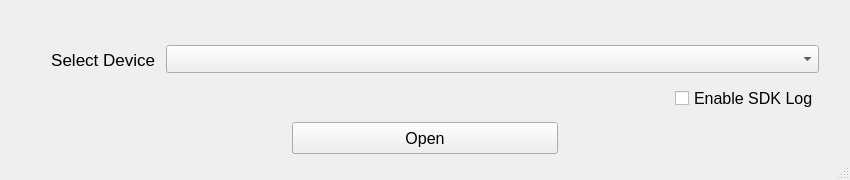
<?xml version="1.0" encoding="UTF-8"?>
<ui version="4.0">
 <class>MainWindow</class>
 <widget class="QMainWindow" name="MainWindow">
  <property name="geometry">
   <rect>
    <x>0</x>
    <y>0</y>
    <width>850</width>
    <height>180</height>
   </rect>
  </property>
  <property name="sizePolicy">
   <sizepolicy hsizetype="Fixed" vsizetype="Fixed">
    <horstretch>1</horstretch>
    <verstretch>1</verstretch>
   </sizepolicy>
  </property>
  <property name="minimumSize">
   <size>
    <width>850</width>
    <height>180</height>
   </size>
  </property>
  <property name="maximumSize">
   <size>
    <width>850</width>
    <height>180</height>
   </size>
  </property>
  <property name="windowTitle">
   <string>MainWindow</string>
  </property>
  <widget class="QWidget" name="centralWidget">
   <property name="enabled">
    <bool>true</bool>
   </property>
   <property name="sizePolicy">
    <sizepolicy hsizetype="Fixed" vsizetype="Fixed">
     <horstretch>0</horstretch>
     <verstretch>0</verstretch>
    </sizepolicy>
   </property>
   <property name="minimumSize">
    <size>
     <width>850</width>
     <height>0</height>
    </size>
   </property>
   <property name="maximumSize">
    <size>
     <width>850</width>
     <height>16777215</height>
    </size>
   </property>
   <widget class="QWidget" name="verticalWidget" native="true">
    <property name="geometry">
     <rect>
      <x>0</x>
      <y>0</y>
      <width>850</width>
      <height>160</height>
     </rect>
    </property>
    <property name="minimumSize">
     <size>
      <width>850</width>
      <height>0</height>
     </size>
    </property>
    <property name="maximumSize">
     <size>
      <width>850</width>
      <height>160</height>
     </size>
    </property>
    <layout class="QVBoxLayout" name="verticalLayout">
     <property name="spacing">
      <number>0</number>
     </property>
     <property name="topMargin">
      <number>40</number>
     </property>
     <property name="bottomMargin">
      <number>1</number>
     </property>
     <item>
      <widget class="QWidget" name="" native="true">
       <property name="sizePolicy">
        <sizepolicy hsizetype="Fixed" vsizetype="Preferred">
         <horstretch>0</horstretch>
         <verstretch>0</verstretch>
        </sizepolicy>
       </property>
       <property name="minimumSize">
        <size>
         <width>848</width>
         <height>39</height>
        </size>
       </property>
       <property name="maximumSize">
        <size>
         <width>848</width>
         <height>39</height>
        </size>
       </property>
       <layout class="QHBoxLayout" name="horizontalLayout">
        <property name="spacing">
         <number>6</number>
        </property>
        <property name="leftMargin">
         <number>40</number>
        </property>
        <property name="topMargin">
         <number>0</number>
        </property>
        <property name="rightMargin">
         <number>40</number>
        </property>
        <property name="bottomMargin">
         <number>0</number>
        </property>
        <item>
         <widget class="QLabel" name="select_device_label">
          <property name="sizePolicy">
           <sizepolicy hsizetype="Fixed" vsizetype="Preferred">
            <horstretch>0</horstretch>
            <verstretch>0</verstretch>
           </sizepolicy>
          </property>
          <property name="font">
           <font>
            <pointsize>13</pointsize>
           </font>
          </property>
          <property name="text">
           <string>Select Device </string>
          </property>
          <property name="alignment">
           <set>Qt::AlignCenter</set>
          </property>
         </widget>
        </item>
        <item>
         <widget class="QComboBox" name="device_comboBox">
          <property name="sizePolicy">
           <sizepolicy hsizetype="Preferred" vsizetype="Fixed">
            <horstretch>0</horstretch>
            <verstretch>0</verstretch>
           </sizepolicy>
          </property>
          <property name="font">
           <font>
            <pointsize>13</pointsize>
           </font>
          </property>
          <property name="layoutDirection">
           <enum>Qt::LeftToRight</enum>
          </property>
         </widget>
        </item>
       </layout>
      </widget>
     </item>
     <item>
      <widget class="QWidget" name="" native="true">
       <property name="minimumSize">
        <size>
         <width>848</width>
         <height>38</height>
        </size>
       </property>
       <property name="maximumSize">
        <size>
         <width>848</width>
         <height>38</height>
        </size>
       </property>
       <layout class="QHBoxLayout" name="horizontalLayout_2">
        <property name="leftMargin">
         <number>40</number>
        </property>
        <property name="topMargin">
         <number>0</number>
        </property>
        <property name="rightMargin">
         <number>40</number>
        </property>
        <property name="bottomMargin">
         <number>0</number>
        </property>
        <item>
         <spacer name="horizontalSpacer_3">
          <property name="orientation">
           <enum>Qt::Horizontal</enum>
          </property>
          <property name="sizeHint" stdset="0">
           <size>
            <width>60</width>
            <height>20</height>
           </size>
          </property>
         </spacer>
        </item>
        <item>
         <widget class="QCheckBox" name="enable_sdk_log_checkBox">
          <property name="sizePolicy">
           <sizepolicy hsizetype="Preferred" vsizetype="Preferred">
            <horstretch>0</horstretch>
            <verstretch>0</verstretch>
           </sizepolicy>
          </property>
          <property name="font">
           <font>
            <pointsize>12</pointsize>
           </font>
          </property>
          <property name="text">
           <string>Enable SDK Log</string>
          </property>
         </widget>
        </item>
       </layout>
      </widget>
     </item>
     <item>
      <widget class="QWidget" name="" native="true">
       <layout class="QHBoxLayout" name="horizontalLayout_3">
        <property name="leftMargin">
         <number>1</number>
        </property>
        <property name="topMargin">
         <number>5</number>
        </property>
        <property name="rightMargin">
         <number>1</number>
        </property>
        <property name="bottomMargin">
         <number>5</number>
        </property>
        <item>
         <spacer name="horizontalSpacer">
          <property name="orientation">
           <enum>Qt::Horizontal</enum>
          </property>
          <property name="sizeHint" stdset="0">
           <size>
            <width>280</width>
            <height>20</height>
           </size>
          </property>
         </spacer>
        </item>
        <item>
         <widget class="QPushButton" name="open_dialog_button">
          <property name="sizePolicy">
           <sizepolicy hsizetype="Minimum" vsizetype="Preferred">
            <horstretch>5</horstretch>
            <verstretch>0</verstretch>
           </sizepolicy>
          </property>
          <property name="font">
           <font>
            <pointsize>12</pointsize>
           </font>
          </property>
          <property name="text">
           <string>Open</string>
          </property>
         </widget>
        </item>
        <item>
         <spacer name="horizontalSpacer_2">
          <property name="orientation">
           <enum>Qt::Horizontal</enum>
          </property>
          <property name="sizeHint" stdset="0">
           <size>
            <width>280</width>
            <height>20</height>
           </size>
          </property>
         </spacer>
        </item>
       </layout>
      </widget>
     </item>
    </layout>
   </widget>
  </widget>
  <widget class="QMenuBar" name="menuBar">
   <property name="geometry">
    <rect>
     <x>0</x>
     <y>0</y>
     <width>850</width>
     <height>23</height>
    </rect>
   </property>
  </widget>
  <widget class="QStatusBar" name="statusBar">
   <property name="sizePolicy">
    <sizepolicy hsizetype="Preferred" vsizetype="Preferred">
     <horstretch>0</horstretch>
     <verstretch>0</verstretch>
    </sizepolicy>
   </property>
  </widget>
 </widget>
 <layoutdefault spacing="6" margin="11"/>
 <resources/>
 <connections/>
</ui>
